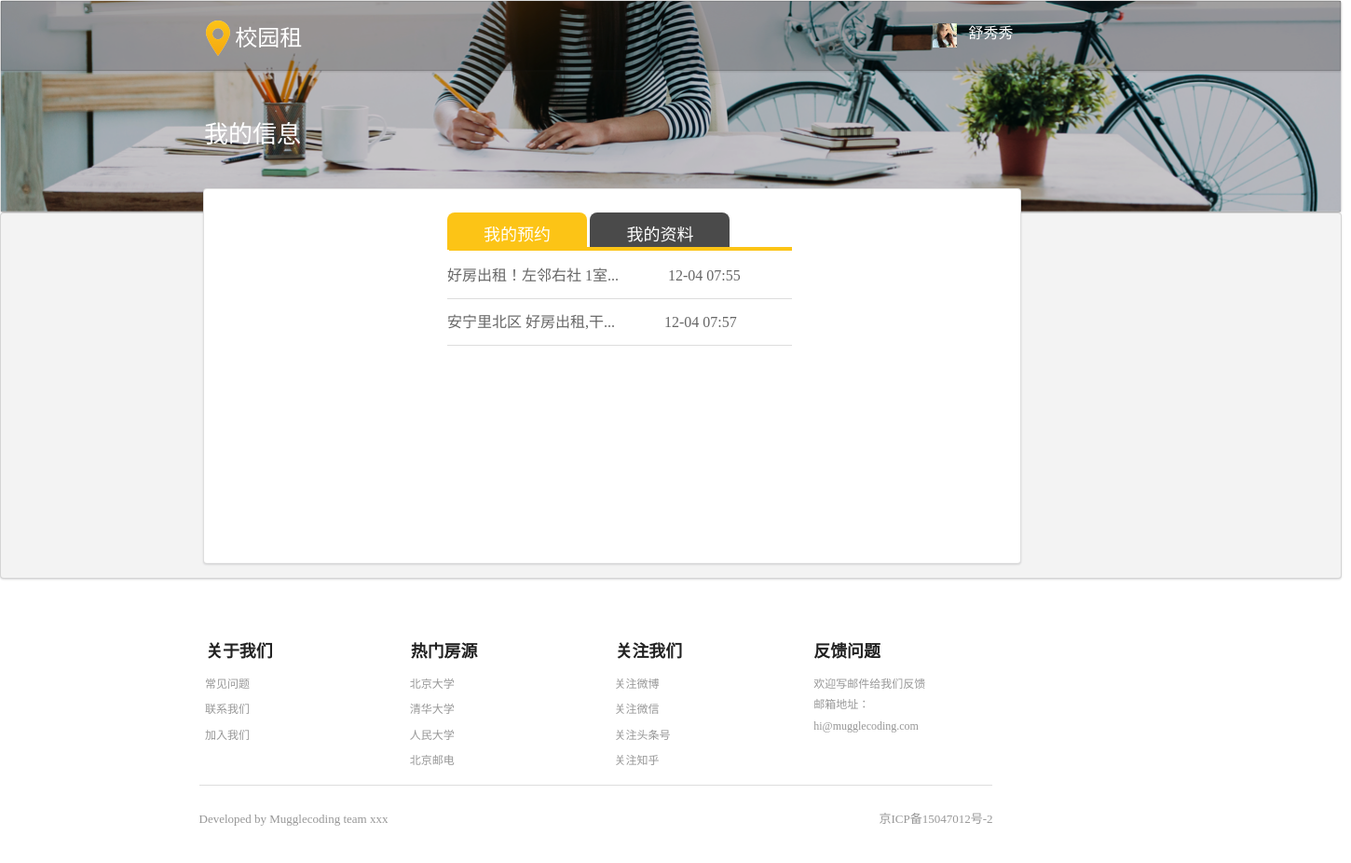
The page /userinfo/ (signed in) on the database its author committed.
### workapp/models.py (models this page shows, shortened)
class UserInfo(models.Model):
    belong_to = models.OneToOneField(to=User, related_name='user_info')
    name = models.CharField(max_length=50, default=u'侯爵')
    phone_number = models.CharField(max_length=11)
    ARTICLE_CHOICES = {
        ('保密', '保密'),
        ('男', '男'),
        ('女', '女'),
    }
    sex = models.CharField(choices=ARTICLE_CHOICES, max_length=10, default='保密')
    email = models.EmailField(unique=True)
    avatar = models.ImageField(upload_to='avatar', default='avatar/wenhao.png')

class Appointment(models.Model):
    yytime = models.DateTimeField(null=False, default=now)  # 预约时间
    yyname = models.CharField(max_length=200, blank=True)  # 预约人
    yyphone = models.CharField(max_length=200, blank=True)  # 预约号码
    userinfo = models.ForeignKey(to=User,related_name="appoint_u",default=False)
    houseinfo = models.ForeignKey(to=HouseInfo,related_name="appoint_h",default=False)

class HouseInfo(models.Model):
    title = models.CharField(max_length=200, blank=True)  # 房源标题
    rent = models.IntegerField(default=1000)  # 房源价格
    type = models.CharField(max_length=200, blank=True)  # 类型
    house = models.TextField(default="", blank=True)  # 房屋信息
    address = models.CharField(max_length=200, blank=True)  # 地址信息
    community = models.TextField(default="", blank=True)  # 小区信息
    circum = models.TextField(default="", blank=True)  # 周边信息
    translate = models.TextField(default="", blank=True)  # 交通信息
    installations = models.CharField(max_length=200, blank=True)  # 设施信息
    area_to = models.ManyToManyField(to=Area, related_name='area_to')  # 房源对应学校名字
    label = models.CharField(max_length=200)  # 房源标签
    houseIntroduce = models.TextField()  # 房源简介
    distance = models.IntegerField(default=500)  # 房源和学校距离
    ARTICLE_CHOICES = {
        ('一室一厅一卫', '一室一厅一卫'),
        ('二室一厅一卫', '二室一厅一卫'),
        ('三室一厅一卫', '三室一厅一卫'),
        ('三室一厅两卫', '三室一厅两卫'),
        ('三室两厅两卫', '三室两厅两卫'),
        ('四室两厅两卫', '四室两厅两卫'),
    }
    housetype = models.CharField(choices=ARTICLE_CHOICES, max_length=200, blank=True)  # 户型
    housetype_short = models.CharField(default=None, blank=True, null=True, max_length=200)
    pic_max = models.ImageField(upload_to='house_pic')
    pic_1 = models.ImageField(upload_to='house_pic', blank=True)
    pic_2 = models.ImageField(upload_to='house_pic', blank=True)
    pic_3 = models.ImageField(upload_to='house_pic', blank=True)
    pic_4 = models.ImageField(upload_to='house_pic', blank=True)
    pic_5 = models.ImageField(upload_to='house_pic', blank=True)
    pic_6 = models.ImageField(upload_to='house_pic', blank=True)
    pic_7 = models.ImageField(upload_to='house_pic', blank=True)
    pic_8 = models.ImageField(upload_to='house_pic', blank=True)
    pic_9 = models.ImageField(upload_to='house_pic', blank=True)
    class Meta:
        ordering = ['rent']

### workapp/views.py (the view)
# urls.py: url(r'^userinfo/$', userinfo, name='userinfo'),
def userinfo(request):
    user = request.user
    appoint_list = user.appoint_u.all()
    context = {"appoint_list":appoint_list}
    return render(request, 'personcenter.html', context)

### workapp/templates/personcenter.html (shortened to what this page needs)
<!DOCTYPE html>
{% load staticfiles %}
<html>
  <head>
    <link rel="stylesheet" href="{% static 'css/semantic.css' %}" media="screen" title="no title">
    <link rel="stylesheet" href="{% static 'css/custom.css' %}" media="screen" title="no title">
  </head>
  <body>
    <div class="ui segment rectangle" style="height:228px;margin:0;padding:0px;">
      <div class="ui top invertd borderless menu" style="height:75px;background-color:rgba(0, 0, 0, 0.2);border-radius: 0px;">
        <h3 class="header inverted item zu" style="position:absolute;top:10px;left:200px;">
            <img src="/static/image/logo.png" alt="" style="width:25.9px;height:38px;"/>
            <span style="font-family:SourceHanSansSC-Normal;font-size:24px;font-weight:normal;font-style: normal;font-stretch:normal;text-align:left;color:#ffffff;padding-left:5px;">校园租</span>
        </h3>
         <div class="right menu" style="position:absolute;top:25px;left:1000px;">
              <div class="ui inverted middle aligned header">
                <div class="ui middle aligned mini image">
                  <img src="/upload/{{request.user.user_info.avatar}}" alt="" style="width:26px;height:26px;"/>
                </div>
               <span style="font-family:SourceHanSansSC-Normal;font-size:16px;font-weight: normal;font-style:normal;font-stretch: normal;text-align:left;color:#ffffff;">{{request.user.user_info.name}}</span>
              </div>
         </div>
      </div>
      <h5 class="ui header xinxi" style="width:104px;height: 38px;font-family: SourceHanSansSC-Normal;font-size:26px;font-weight:normal;font-style: normal;font-stretch: normal;color: #ffffff;">
        我的信息
      </h5>
     </div>
  <div class="ui container segment ziliao" style="background-color:#ffffff;">
    <div class="ui basic segment" style="position:relative;left:233px;">
     <div class="ui text inverted header" style="margin-bottom:18px;">
       <a href="/userinfo" class="ui inverted button" style="font-size:18px;box-shadow: none !important;font-family: SourceHanSansSC-Normal;font-weight: normal;font-style: normal;font-stretch: normal;width:150px;height:40px;border-radius:8px 8px 0 0;background-color:#fcc416;margin:0;">我的预约</a>
       <a href="/alteruser" class="ui inverted button" style="font-size:18px;font-weight:normal;box-shadow: none !important;
  font-style: normal;font-stretch: normal;font-family:SourceHanSansSC-Normal;width:150px;height:40px;margin-right:0;border-radius:8px 8px 0 0;background-color:#4a4a4a;">我的资料</a>
       <div class="ui divider" style="margin-top:0;width:368px;border:solid 2px #fcc416;position:absolute;top:48px;right:464px;"></div>
     </div>
     <div class="ui form">
         {% for i in appoint_list %}
        <div class="field">
        <a href="/detail/{{ i.houseinfo.id }}" style="font-family:SourceHanSansSC-Normal;font-size:16px;font-weight:normal;font-style:normal;font-stretch: normal;text-align:left;color: #666666;">
            {{ i.houseinfo.title | slice:":12" }}...
        </a>
        <span style="position:relative;left:49px;font-family:SourceHanSansSC-Normal;font-size:16px;font-weight:normal;font-style:normal;font-stretch: normal;text-align:left;color: #666666;">
            {{ i.yytime|date:"m-d H:i" }}
        </span>
        </div>
        <div class="ui divider" style="width:370px;"></div>
         {% endfor %}
      </div>
   </div>
 </div>
   <div class="ui vertical very padded segment" style="padding-left:0;">
     <div class="ui basic segment bottom" style="width:879px;height:278px;position:relative;left:200px;">
          <div class="ui grid">
            <div class="four wide column">
               <div class="ui vertical text menu">
                 <div class="item">
                   <h3 class="ui header">关于我们</h3>
                 </div>
                 <a class="item" style="margin-bottom:2px;font-family:SourceHanSansSC-Normal;font-size: 12px;font-weight:normal;font-style: normal;font-stretch: normal;text-align:left;color:#979797;">
                   常见问题
                 </a>
                 <a class="item" style="margin-bottom:2px;font-family:SourceHanSansSC-Normal;font-size: 12px;font-weight:normal;font-style: normal;font-stretch: normal;text-align:left;color:#979797;">
                   联系我们
                 </a>
                 <a class="item" style="margin-bottom:2px;font-family:SourceHanSansSC-Normal;font-size: 12px;font-weight:normal;font-style: normal;font-stretch: normal;text-align:left;color:#979797;">
                   加入我们
                 </a>
               </div>
            </div>
            <div class="four wide column">
               <div class="ui vertical text menu">
                 <div class="item">
                   <h3 class="ui header">热门房源</h3>
                 </div>
                 <a class="item" style="margin-bottom:2px;font-family:SourceHanSansSC-Normal;font-size: 12px;font-weight:normal;font-style: normal;font-stretch: normal;text-align:left;color:#979797;">
                   北京大学
                 </a>
                 <a class="item" style="margin-bottom:2px;font-family:SourceHanSansSC-Normal;font-size: 12px;font-weight:normal;font-style: normal;font-stretch: normal;text-align:left;color:#979797;">
                   清华大学
                 </a>
                 <a class="item" style="margin-bottom:2px;font-family:SourceHanSansSC-Normal;font-size: 12px;font-weight:normal;font-style: normal;font-stretch: normal;text-align:left;color:#979797;">
                   人民大学
                 </a>
                 <a class="item" style="margin-bottom:2px;font-family:SourceHanSansSC-Normal;font-size: 12px;font-weight:normal;font-style: normal;font-stretch: normal;text-align:left;color:#979797;">
                   北京邮电
                 </a>
               </div>
            </div>
            <div class="four wide column">
               <div class="ui vertical text menu">
                 <div class="item">
                   <h3 class="ui header">关注我们</h3>
                 </div>
                 <a class="item" style="margin-bottom:2px;font-family:SourceHanSansSC-Normal;font-size: 12px;font-weight:normal;font-style: normal;font-stretch: normal;text-align:left;color:#979797;">
                   关注微博
                 </a>
                 <a class="item" style="margin-bottom:2px;font-family:SourceHanSansSC-Normal;font-size: 12px;font-weight:normal;font-style: normal;font-stretch: normal;text-align:left;color:#979797;">
                   关注微信
                 </a>
                 <a class="item" style="margin-bottom:2px;font-family:SourceHanSansSC-Normal;font-size: 12px;font-weight:normal;font-style: normal;font-stretch: normal;text-align:left;color:#979797;">
                   关注头条号
                 </a>
                 <a class="item" style="margin-bottom:2px;font-family:SourceHanSansSC-Normal;font-size: 12px;font-weight:normal;font-style: normal;font-stretch: normal;text-align:left;color:#979797;">
                   关注知乎
                 </a>
               </div>
            </div>
            <div class="four wide column">
               <div class="ui vertical text menu fankui">
                 <div class="item" style="padding-left:0px;">
                   <h3 class="ui header">反馈问题</h3>
                 </div>
                 <div class="description one" style="margin-bottom:2px;font-family:SourceHanSansSC-Normal;font-size: 12px;font-weight:normal;font-style: normal;font-stretch: normal;text-align:left;color:#979797;">
                   欢迎写邮件给我们反馈
                 </div>
                 <div class="description two" style="margin-bottom:2px;font-family:SourceHanSansSC-Normal;font-size: 12px;font-weight:normal;font-style: normal;font-stretch: normal;text-align:left;color:#979797;">
                   邮箱地址：
                 </div>
                 <a class="description three" style="margin-bottom:2px;font-family:SourceHanSansSC-Normal;font-size: 12px;font-weight:normal;font-style: normal;font-stretch: normal;text-align:left;color:#979797;">
                   hi@mugglecoding.com
                 </a>
               </div>
            </div>
          </div>
            <div class="ui divider"> </div>
            <div class="ui text borderless menu">
             <div class="item" style="font-family:SourceHanSansSC-Normal;font-size:13px;font-weight:normal;font-style: normal;font-stretch:normal;text-align:left;color:#979797;">
              Developed by Mugglecoding team xxx
             </div>
             <div class="right menu">
              <div class="item" style="font-family:SourceHanSansSC-Normal;font-size:13px;font-weight:normal;font-style: normal;font-stretch:normal;text-align:left;color:#979797;">
               京ICP备15047012号-2
             </div>
            </div>
           </div>
          </div>
    </div>
  </body>
</html>

### workapp/static/css/custom.css (style rules this page uses)
.ui.segment.rectangle { height: 228px; width: 1440px; background: url('../image/banner_bg.png'); background-size: cover; background-repeat: no-repeat; }
.ui.container.segment.ziliao { width: 878px; height: 403px; position: absolute; top:188px; left:218px; }
.ui.segment.rectangle > .ui.header.xinxi { position: absolute; top:103px; left:218px; }

### rows shown on the page
Appointment: houseinfo "好房出租！左邻右社 1室", yytime "12-04 07:55"
Appointment: houseinfo "安宁里北区 好房出租,干", yytime "12-04 07:57"

### other values the page prints
{{ request.user.user_info.name }} "舒秀秀"
